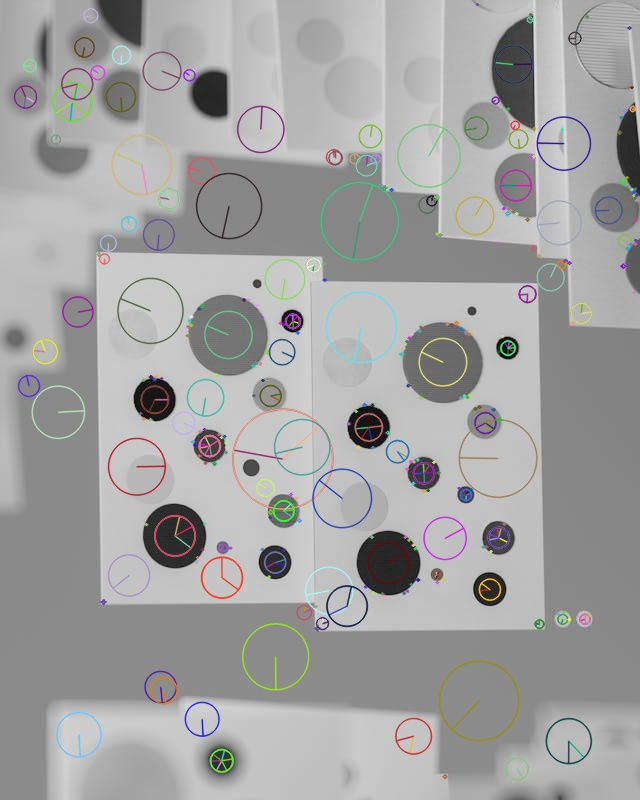
#> input picture feature_detection/SIFT_default.jpg, 640 x 800 px
$ python -i artistic_filters.py   (imports and definitions only)   (older library calls are emulated)
#> lines starting #> are read from the running program, lines starting #| are printed output that depends on the picture
#> further down, picture is the input picture: shape (800, 640, 3); mean B, G, R 162, 162.2, 162.4
import cv2
import numpy as np


class ArtisticFilters:

    def __init__(self):
        pass

    # [4 lines left out: function apply_gaussian_blur, not called in this run]

    def apply_bilateral_blur(self, image, neighborhood_diameter=15, color_sigma=80, space_sigma=80):
        edge_preserved = cv2.bilateralFilter(image, neighborhood_diameter, color_sigma, space_sigma)
        return edge_preserved

    # [106 lines left out: functions apply_median_filter, extract_edges, extract_sobel_edges, create_sketch_effect, apply_oil_paint_effect, apply_watercolor_effect and 7 more, not called in this run]


    def apply_hdr_effect(self, image):
        lab = cv2.cvtColor(image, cv2.COLOR_BGR2LAB)
#> lab: shape (800, 640, 3); mean of channels 0, 1, 2 169.6, 128.2, 128.2
        lightness, a_channel, b_channel = cv2.split(lab)
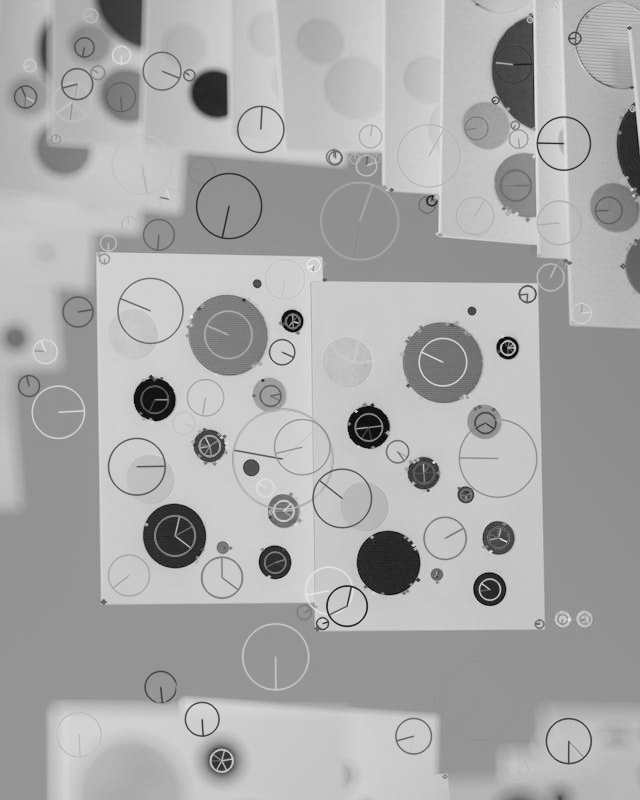
#> lightness: shape (800, 640); min 3, max 250, mean 169.6
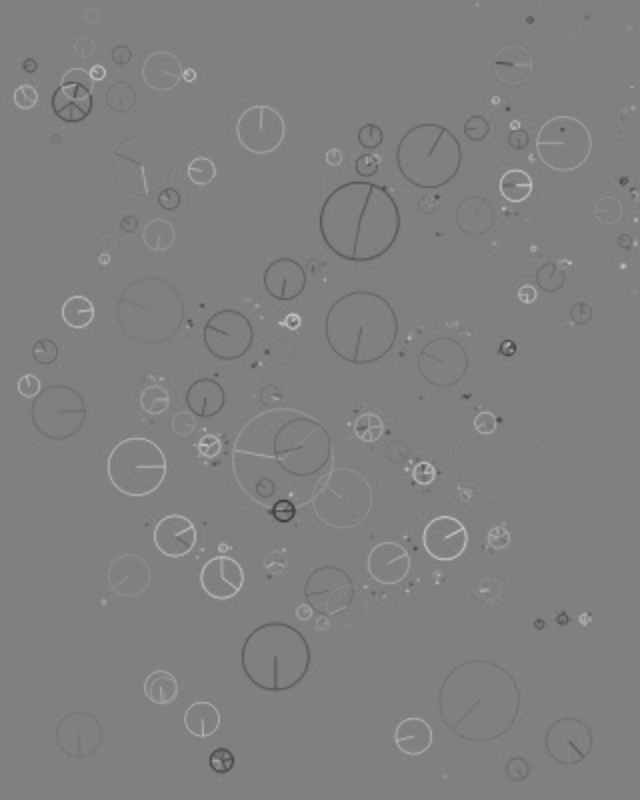
#> a_channel: shape (800, 640); min 62, max 195, mean 128.2
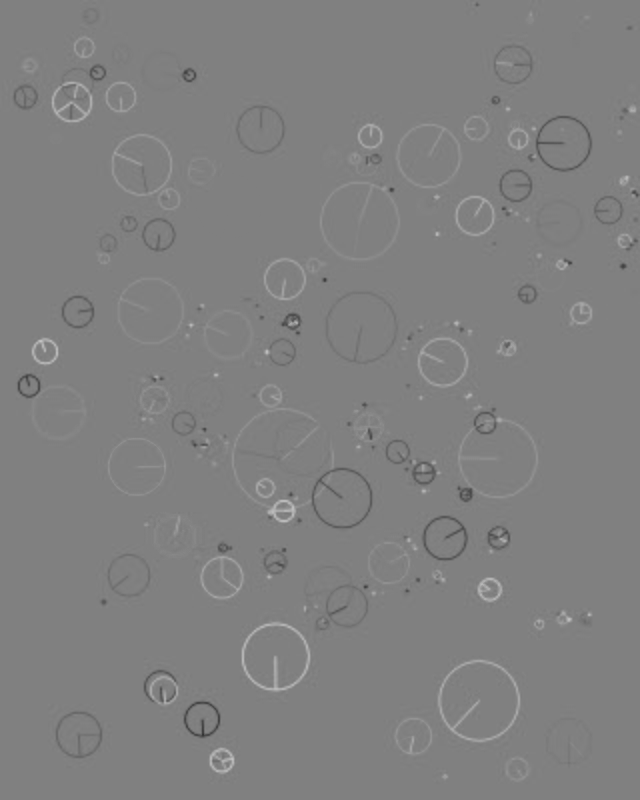
#> b_channel: shape (800, 640); min 52, max 195, mean 128.2
        clahe = cv2.createCLAHE(clipLimit=3.0, tileGridSize=(8, 8))  # Adaptive histogram equalization
        lightness = clahe.apply(lightness)
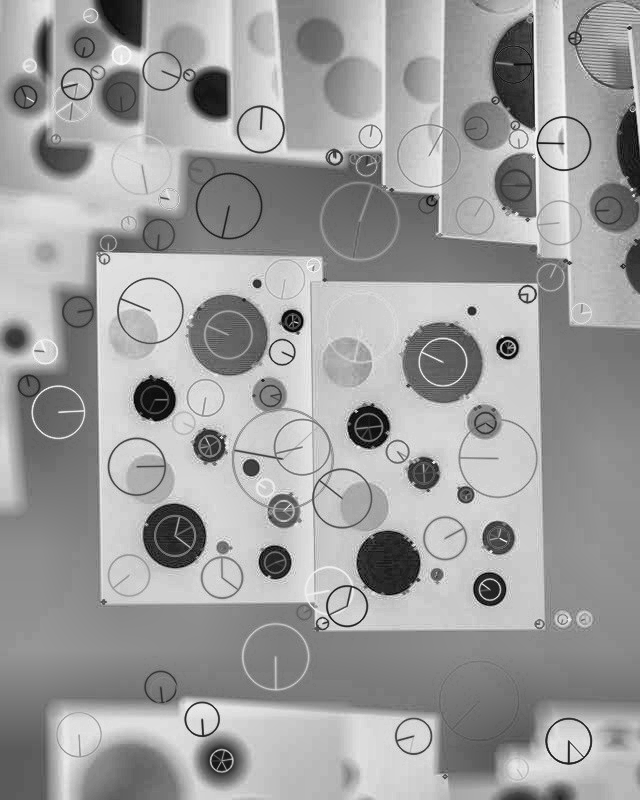
#> lightness: shape (800, 640); min 2, max 251, mean 158.2
        lab = cv2.merge([lightness, a_channel, b_channel])
#> lab: shape (800, 640, 3); mean of channels 0, 1, 2 158.2, 128.2, 128.2
        hdr = cv2.cvtColor(lab, cv2.COLOR_LAB2BGR)
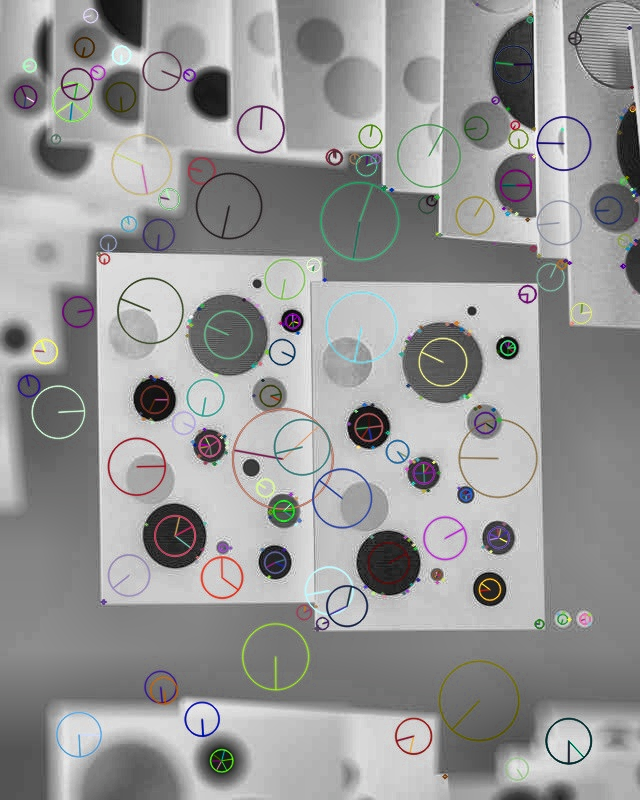
#> hdr: shape (800, 640, 3); mean B, G, R 151, 151.2, 151.4

        hsv = cv2.cvtColor(hdr, cv2.COLOR_BGR2HSV).astype(np.float32)
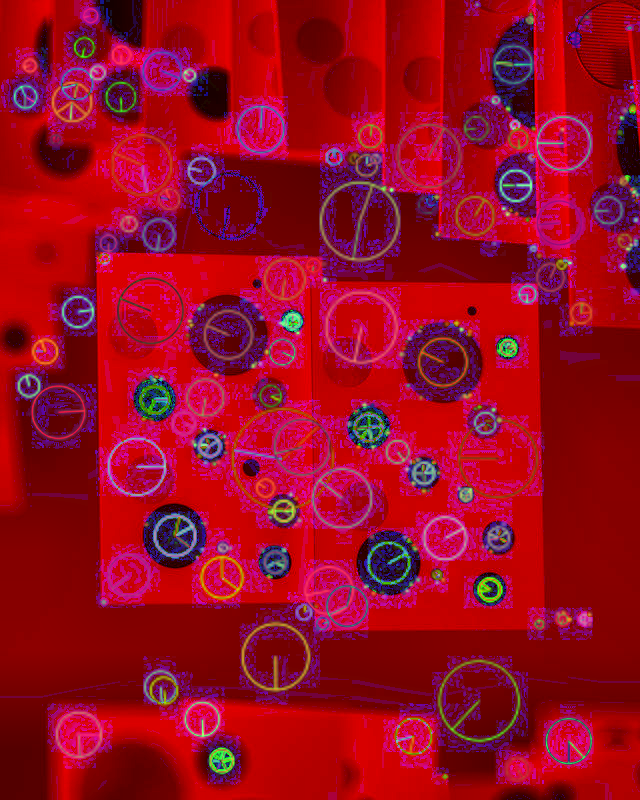
#> hsv: shape (800, 640, 3) float32; mean B, G, R 31.1, 9.8, 153.7
        hsv[:, :, 1] = np.clip(hsv[:, :, 1] * 1.3, 0, 255)  # Boost saturation
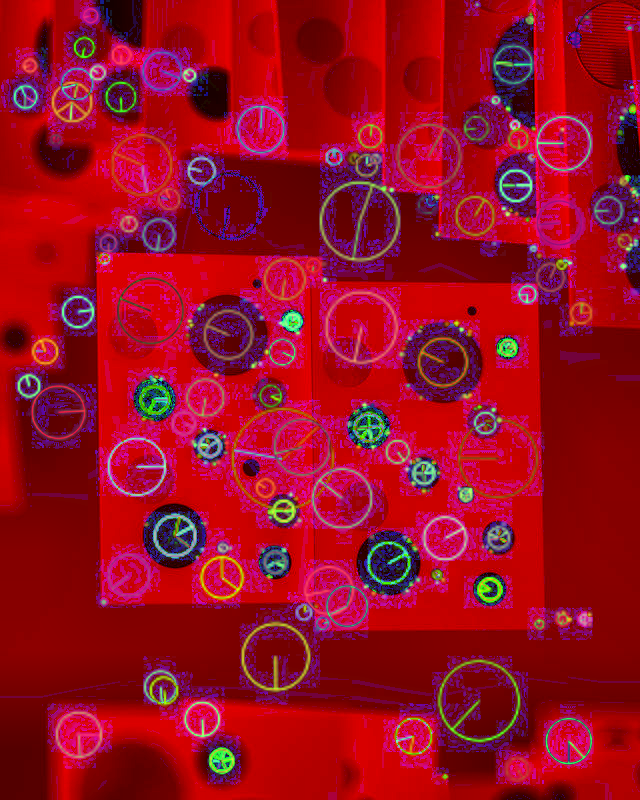
#> hsv: shape (800, 640, 3) float32; mean B, G, R 31.1, 12.6, 153.7
        hdr = cv2.cvtColor(hsv.astype(np.uint8), cv2.COLOR_HSV2BGR)
        return hdr

    # [29 lines left out: functions apply_vintage_effect, apply_cool_tone, apply_warm_tone, apply_pencil_drawing, not called in this run]

    def apply_color_pencil(self, image):
        sketch_gray, sketch_color = cv2.pencilSketch(image, sigma_s=60, sigma_r=0.07, shade_factor=0.05)
        return sketch_color

    def apply_edge_preserve_filter(self, image):
        filtered = cv2.edgePreservingFilter(image, flags=1, sigma_s=60, sigma_r=0.4)
        return filtered

    def apply_detail_enhance(self, image):
        enhanced = cv2.detailEnhance(image, sigma_s=10, sigma_r=0.15)
        return enhanced

    # [4 lines left out: function apply_grayscale, not called in this run]

    def apply_invert(self, image):
        inverted = cv2.bitwise_not(image)
        return inverted

    # [33 lines left out: functions apply_posterize, apply_solarize, apply_motion_blur, apply_crosshatch, not called in this run]

>>> import cv2
>>> picture = cv2.imread('../feature_detection/SIFT_default.jpg')
>>> result = ArtisticFilters().apply_hdr_effect(picture)

$ run again, on feature_detection/sift_matches.jpg
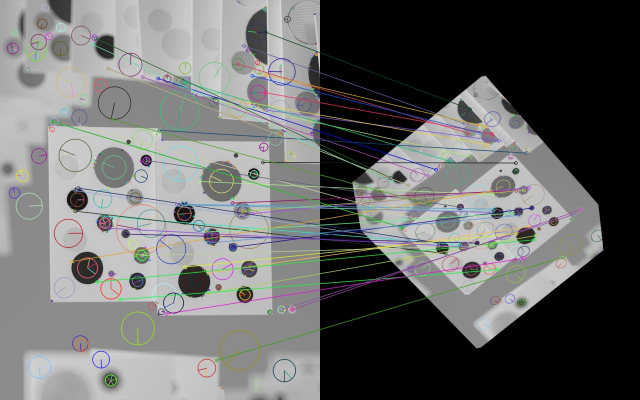
#> input picture feature_detection/sift_matches.jpg, 1280 x 800 px (shown at 1/2 size)
#> picture is the input picture: shape (800, 1280, 3); mean B, G, R 105.8, 106.4, 105.6
#> in apply_hdr_effect, `lightness, a_channel, b_channel = cv2.split(lab)`:
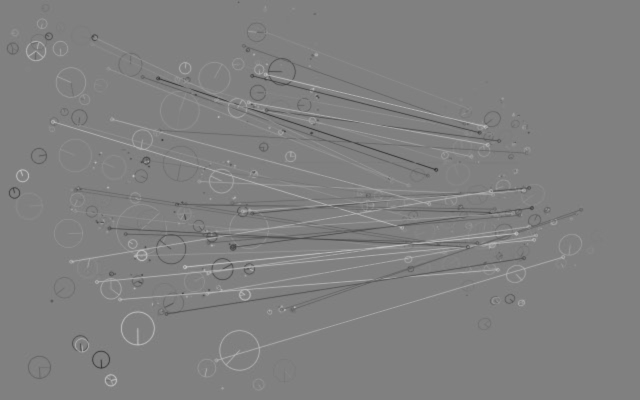
#> b_channel: shape (800, 1280) (shown at 1/2 size); min 49, max 198, mean 128.3
#> in apply_hdr_effect, `hsv[:, :, 1] = np.clip(hsv[:, :, 1] * 1.3, 0, 255)`:
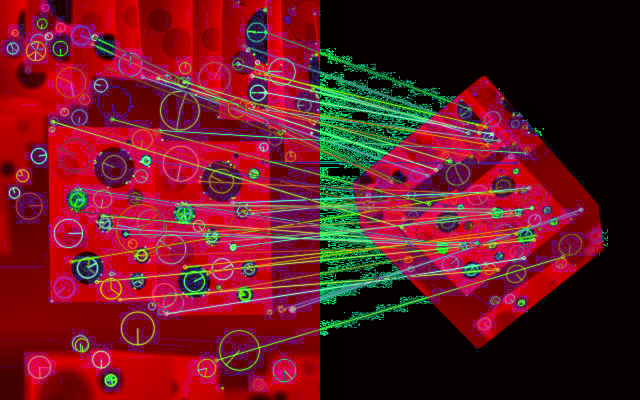
#> hsv: shape (800, 1280, 3) float32 (shown at 1/2 size); mean B, G, R 34.4, 24.6, 103.4
